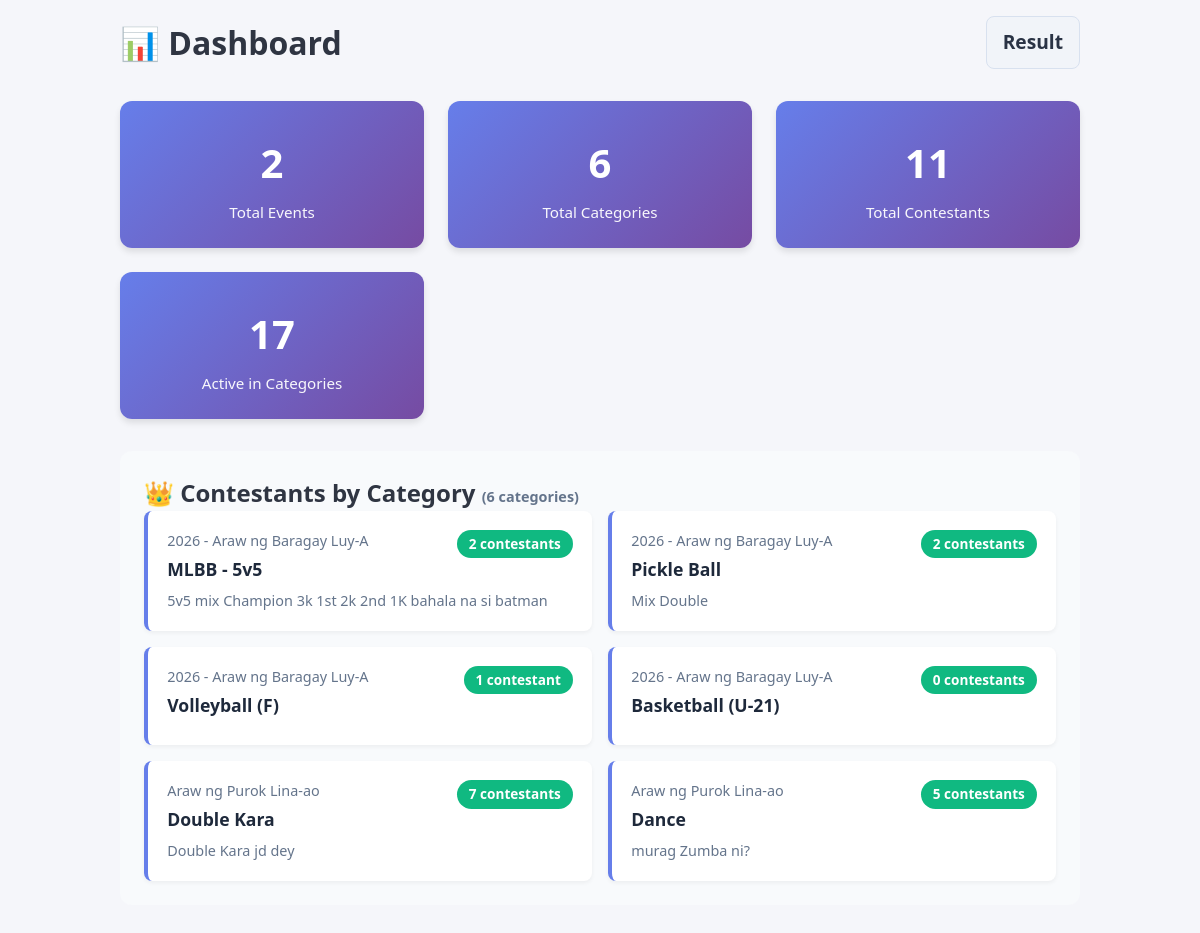
/brgyluy-a/admin/dashboard.php (signed in), run on an earlier commit of the app's database.
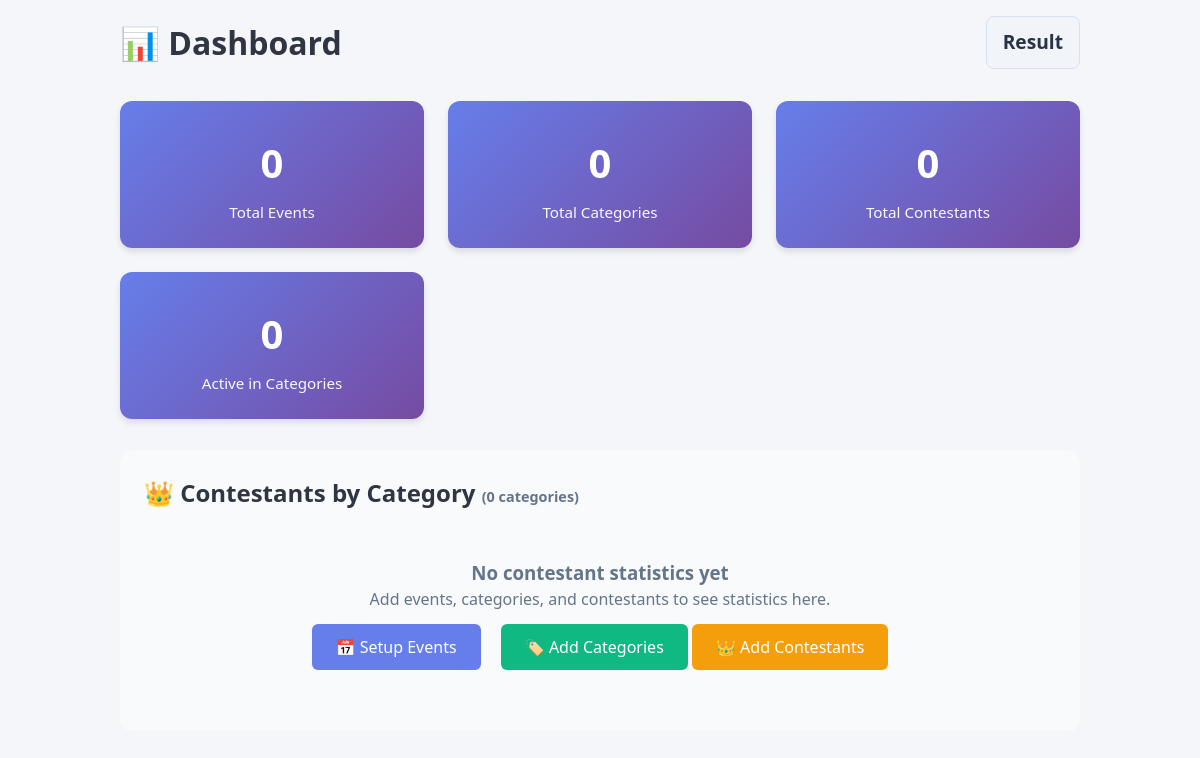
And on a later commit of the database.
### tables this page shows
CREATE TABLE `categories` (
  `id` int(11) NOT NULL,
  `event_id` int(11) NOT NULL,
  `name` varchar(200) NOT NULL,
  `description` text DEFAULT NULL,
  `sort_order` int(11) DEFAULT 0,
  `is_locked` tinyint(1) DEFAULT 0
);

CREATE TABLE `events` (
  `id` int(11) NOT NULL,
  `name` varchar(200) NOT NULL,
  `description` text DEFAULT NULL,
  `event_date` date DEFAULT NULL,
  `is_current` tinyint(1) NOT NULL DEFAULT 0,
  `created_at` timestamp NOT NULL DEFAULT current_timestamp()
);

### brgyluy-a/admin/dashboard.php (the view, shortened to what this page needs)
<?php
require_once '../includes/functions.php';
$stats_query = "
    SELECT
        c.id, c.name as category_name, c.description,
        e.name as event_name, e.event_date,
        COUNT(cc.contestant_id) as contestant_count
    FROM categories c
    LEFT JOIN contestant_category cc ON c.id = cc.category_id
    JOIN events e ON c.event_id = e.id
    GROUP BY c.id, e.id
    ORDER BY e.event_date DESC, c.sort_order
";
$stats_result = $conn->query($stats_query);
$stats = $stats_result ? $stats_result->fetch_all(MYSQLI_ASSOC) : [];
$total_events = $conn->query("SELECT COUNT(*) as cnt FROM events")->fetch_assoc()['cnt'];
$total_categories = $conn->query("SELECT COUNT(*) as cnt FROM categories")->fetch_assoc()['cnt'];
$total_contestants = $conn->query("SELECT COUNT(*) as cnt FROM contestants WHERE status = 'approved'")->fetch_assoc()['cnt'];
?>
<!DOCTYPE html>
<html lang="en">
<head>
    <link rel="stylesheet" href="../assets/style.css">
</head>
<body>
    <div class="container" style="max-width: 1400px;">
        <div style="display: flex; justify-content: space-between; align-items: center; margin-bottom: 2rem;">
            <h1>📊 Dashboard</h1>
            <a href="results.php" class="btn btn-secondary" style="padding:.7rem 1rem; font-size:1.2rem;">Result</a>
        </div>
        <div class="stats-grid">
            <div class="stat-card">
                <div class="stat-number"><?= $total_events ?></div>
                <p class="stat-label">Total Events</p>
            </div>
            <div class="stat-card">
                <div class="stat-number"><?= $total_categories ?></div>
                <p class="stat-label">Total Categories</p>
            </div>
            <div class="stat-card">
                <div class="stat-number"><?= $total_contestants ?></div>
                <p class="stat-label">Total Contestants</p>
            </div>
            <div class="stat-card">
                <div class="stat-number"><?= array_sum(array_column($stats, 'contestant_count')) ?></div>
                <p class="stat-label">Active in Categories</p>
            </div>
        </div>
        <div class="category-stats">
            <h2>👑 Contestants by Category <span style="font-size: 0.9rem; color: #64748b;">(<?= count($stats) ?> categories)</span></h2>
            <?php if (empty($stats)): ?>
                <div class="empty-state">
                    <h3>No contestant statistics yet</h3>
                    <p>Add events, categories, and contestants to see statistics here.</p>
                    <div style="margin-top: 1.5rem;">
                        <a href="events.php" style="background: #667eea; color: white; padding: 0.75rem 1.5rem; text-decoration: none; border-radius: 6px; margin-right: 1rem;">📅 Setup Events</a>
                        <a href="categories.php" style="background: #10b981; color: white; padding: 0.75rem 1.5rem; text-decoration: none; border-radius: 6px;">🏷️ Add Categories</a>
                        <a href="contestants.php" style="background: #f59e0b; color: white; padding: 0.75rem 1.5rem; text-decoration: none; border-radius: 6px;">👑 Add Contestants</a>
                    </div>
                </div>
            <?php else: ?>
                <div class="category-list">
                    <?php foreach ($stats as $stat): ?>
                    <div class="category-item">
                        <div class="category-header">
                            <div>
                                <div class="event-name"><?= htmlspecialchars($stat['event_name']) ?></div>
                                <div class="category-title"><?= htmlspecialchars($stat['category_name']) ?></div>
                            </div>
                            <div class="contestant-count"><?= $stat['contestant_count'] ?> contestant<?= $stat['contestant_count'] != 1 ? 's' : '' ?></div>
                        </div>
                        <?php if ($stat['description']): ?>
                            <div style="color: #64748b; font-size: 0.9rem; margin-top: 0.5rem;"><?= htmlspecialchars($stat['description']) ?></div>
                        <?php endif; ?>
                    </div>
                    <?php endforeach; ?>
                </div>
            <?php endif; ?>
        </div>
    </div>
</body>
</html>

### brgyluy-a/assets/style.css (style rules this page uses)
* { box-sizing: border-box; margin: 0; padding: 0; }
body { font-family: 'Segoe UI', Tahoma, Geneva, Verdana, sans-serif; line-height: 1.5; background: #f5f6fa; color: #2f3542; }
a { color: #2f80ed; text-decoration: none; }
.btn, .btn-primary, .button { display: inline-block; background: #1e90ff; color: #fff; padding: .6rem 1rem; text-decoration: none; border-radius: 8px; font-weight: 700; border: 1px solid #1a7cd6; transition: background .2s ease, transform .2s ease; }
.btn-secondary { background: #f1f4f9; color: #2a3345; border: 1px solid #d8e1ef; }
.container { width: min(80%); margin: 0 auto; padding: 1rem 0 2rem; }

### brgyluy-a/admin/dashboard.php (style rules this page uses)
.stats-grid { display: grid; grid-template-columns: repeat(auto-fit, minmax(280px, 1fr)); gap: 1.5rem; margin: 2rem 0; }
.stat-card { background: linear-gradient(135deg, #667eea 0%, #764ba2 100%); color: white; padding: 1.5rem; border-radius: 12px; text-align: center; box-shadow: 0 4px 6px rgba(0,0,0,0.1); }
.stat-number { font-size: 2.5rem; font-weight: 700; margin: 0.5rem 0; }
.stat-label { font-size: 0.95rem; opacity: 0.95; margin: 0; }
.category-stats { background: #f8fafc; border-radius: 12px; padding: 1.5rem; margin: 2rem 0; }
.empty-state { text-align: center; padding: 3rem; color: #64748b; }
.category-list { display: grid; grid-template-columns: repeat(auto-fill, minmax(350px, 1fr)); gap: 1rem; }
.category-item { background: white; padding: 1.2rem; border-radius: 8px; border-left: 4px solid #667eea; box-shadow: 0 2px 4px rgba(0,0,0,0.05); }
.category-header { display: flex; justify-content: space-between; align-items: flex-start; margin-bottom: 0.5rem; }
.category-title { font-size: 1.1rem; font-weight: 600; color: #1e293b; }
.contestant-count { background: #10b981; color: white; padding: 0.25rem 0.75rem; border-radius: 20px; font-weight: 600; font-size: 0.85rem; }
.event-name { color: #64748b; font-size: 0.9rem; margin-bottom: 0.25rem; }

What changed in the data, as far as the page shows it:
removed categories: event.name "2026 - Araw ng Baragay Luy-A", name "MLBB - 5v5", contestant_count "2", description "5v5 mix Champion 3k 1st 2k 2nd 1K bahala na si batman"
removed categories: event.name "2026 - Araw ng Baragay Luy-A", name "Pickle Ball", contestant_count "2", description "Mix Double"
removed categories: event.name "2026 - Araw ng Baragay Luy-A", name "Volleyball (F)", contestant_count "1"
removed categories: event.name "2026 - Araw ng Baragay Luy-A", name "Basketball (U-21)", contestant_count "0"
removed categories: event.name "Araw ng Purok Lina-ao", name "Double Kara", contestant_count "7", description "Double Kara jd dey"
removed categories: event.name "Araw ng Purok Lina-ao", name "Dance", contestant_count "5", description "murag Zumba ni?"
Also different on the page:
$total_events: "2" → "0"
$total_categories: "6" → "0"
$total_contestants: "11" → "0"
array_sum(array_column($stats, 'contestant_count')): "17" → "0"
count($stats): "6" → "0"
text now shown: "No contestant statistics yet Add events, categories, and contestants to see statistics here. 📅 Setup Events 🏷️ Add Categories 👑 Add Contestants"
